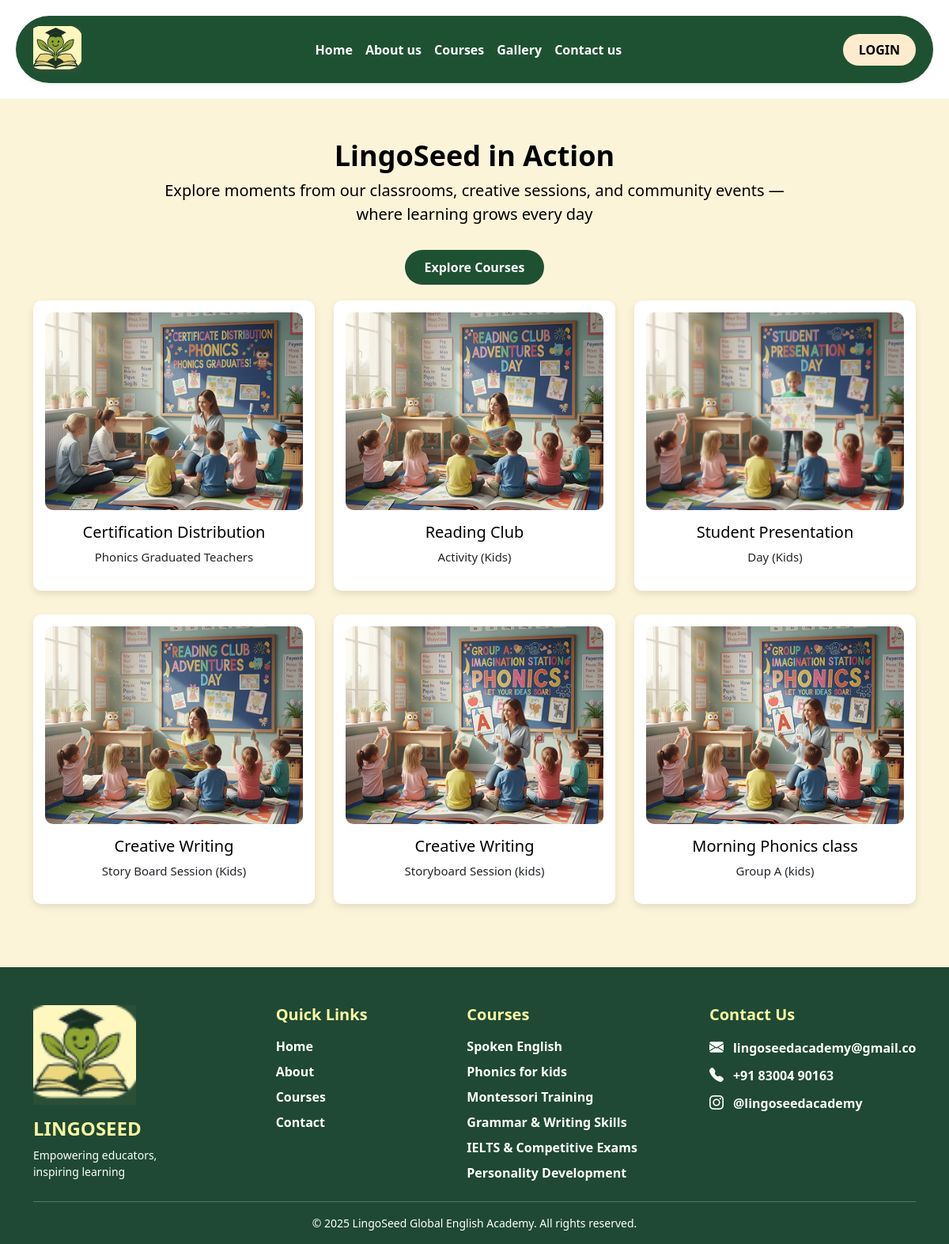
Page /gallery/ on the committed database.
### edu/models.py (models this page shows, shortened)
class Gallery(models.Model):
    title = models.CharField(max_length=200)
    image = models.ImageField(upload_to='gallery/')
    description = models.TextField(blank=True)

class ContactDetail(models.Model):
    email = models.CharField(max_length=200)
    phone = models.CharField(max_length=20)
    instagram = models.CharField(max_length=200)

### edu/views.py (the view)
# urls.py: path("gallery/", views.gallery, name="gallery"),
def gallery(request):
    return render(request, "edu/gallery.html", {
        "items": Gallery.objects.all().order_by('-id')
    })

### edu/context_processors.py (called while the page is built)
def global_footer(request):
    footer = Footer.objects.first()
    quick_links = QuickLink.objects.all()
    footer_courses = FooterCourse.objects.first()
    course_list = []
    if footer_courses and footer_courses.course_list:
        course_list = [c.strip() for c in footer_courses.course_list.split(",")]
    contact = ContactDetail.objects.first()
    return {
        "footer": footer,
        "quick_links": quick_links,
        "courses_list": course_list,
        "contact": contact,
    }

### edu/templates/edu/gallery.html (shortened to what this page needs)
{% extends "edu/base.html" %}
{% load static %}
{% block content %}
<section class="section-bg">
    <h2 class="gallery-title">LingoSeed in Action</h2>
    <p class="gallery-subtext">
        Explore moments from our classrooms, creative sessions, and community events — where learning grows every day
    </p>
    <a href="{% url 'courses' %}" class="btn-back">Explore Courses</a>
    <div class="container">
        <div class="row">
            {% for item in items %}
            <div class="col-lg-4 col-md-6">
                <div class="gallery-card">
                    <img src="{{ item.image.url }}" class="gallery-img" alt="{{ item.title }}">
                    <h5 class="mt-3" style="color: #000;">{{ item.title }}</h5>
                    <p style="font-size: 15px;">{{ item.description }}</p>
                </div>
            </div>
            {% empty %}
            <p>No gallery items yet.</p>
            {% endfor %}
        </div>
    </div>
</section>
{% endblock %}

### edu/templates/edu/footer.html (shortened to what this page needs)
{% load static %}
<footer class="footer bg-dark-green text-white pt-5 pb-3">
<div class="container">
    <div class="row gy-4 justify-content-between">
        <div class="col-md-3 text-center text-md-start">
            <img src="{% static 'images/logo.png' %}" width="130" alt="logo" class="mb-2">
            <h4 class="fw-bold mt-2">LINGOSEED</h4>
            <p class="small mb-0">Empowering educators,<br> inspiring learning</p>
        </div>
        <div class="col-md-2 col-6">
            <h5 class="fw-bold mb-3">Quick Links</h5>
            <p><a href="{% url 'home' %}" class="footer-link">Home</a></p>
            <p><a href="{% url 'about' %}" class="footer-link">About</a></p>
            <p><a href="{% url 'courses' %}" class="footer-link">Courses</a></p>
            <p><a href="{% url 'contact' %}" class="footer-link">Contact</a></p>
        </div>
<div class="col-md-3 col-6">
    <h5 class="fw-bold mb-3">Courses</h5>
    <p><a href="{% url 'courses' %}" class="footer-link">Spoken English</a></p>
    <p><a href="{% url 'courses' %}" class="footer-link">Phonics for kids</a></p>
    <p><a href="{% url 'courses' %}" class="footer-link">Montessori Training</a></p>
    <p><a href="{% url 'courses' %}" class="footer-link">Grammar & Writing Skills</a></p>
    <p><a href="{% url 'courses' %}" class="footer-link">IELTS & Competitive Exams</a></p>
    <p><a href="{% url 'courses' %}" class="footer-link">Personality Development</a></p>
</div>
        <div class="col-md-3">
            <h5 class="fw-bold mb-3">Contact Us</h5>
            {% if contact.email %}
            <p>
                <i class="bi bi-envelope-fill"></i>
                <a href="mailto:{{ contact.email }}" class="footer-link">{{ contact.email }}</a>
            </p>
            {% endif %}
            {% if contact.phone %}
            <p>
                <i class="bi bi-telephone-fill"></i>
                <a href="tel:{{ contact.phone }}" class="footer-link">{{ contact.phone }}</a>
            </p>
            {% endif %}
            {% if contact.instagram %}
            <p>
                <i class="bi bi-instagram"></i>
                <a href="https://www.instagram.com/{{ contact.instagram }}" target="_blank" class="footer-link">{{ contact.instagram }}</a>
            </p>
            {% endif %}
        </div>
    </div>
    <hr class="border-light">
    <div class="text-center small">
        © 2025 LingoSeed Global English Academy. All rights reserved.
    </div>
</div>
</footer>

### edu/static/css/style.css (style rules this page uses)
body { margin: 0; font-family: "Open Sans", sans-serif; background-color: #f5efdc; }
body { background: #fbf1d4; }

### edu/templates/edu/gallery.html (style rules this page uses)
.section-bg { background-color: #FCF4D9; padding: 50px 0; text-align: center; }
.gallery-title { color: black; font-size: 36px; font-weight: 700; }
.gallery-subtext { color: #000; font-size: 20px; max-width: 800px; margin: 0 auto ; }
.gallery-card { background: #fff; border-radius: 10px; padding: 15px; box-shadow: 0 4px 10px rgba(0,0,0,0.1); margin-bottom: 30px; transition: .3s; }
.gallery-img { width: 100%; height: 250px; object-fit: cover; border-radius: 10px; }
.btn-back { background: #1E5132; color: #fff; padding: 10px 25px; border-radius: 25px; text-decoration: none; font-weight: 600; margin-bottom: 20px; display: inline-block; }
.btn-back { background: #1E5132; color: #fff; padding: 10px 25px; border-radius: 25px; text-decoration: none; font-weight: 600; display: inline-block; margin-top: 30px; margin-bottom: 20px; }

### edu/templates/edu/footer.html (style rules this page uses)
.bg-dark-green { background-color: #1f4934; }
h4, h5 { color: #f7f8a2; }
.footer-link { text-decoration: none; color: #fff; font-weight: 600; }
.footer i { margin-right: 6px; font-size: 18px; }
.footer p { display: flex; align-items: center; gap: 6px; margin-bottom: 8px; flex-wrap: nowrap; white-space: nowrap; overflow: hidden; text-overflow: ellipsis; }
.footer .row > div { min-width: 220px; }

### rows in the picture
Gallery: image (picture), title "Certification Distribution", description "Phonics Graduated Teachers"
Gallery: image (picture), title "Reading Club", description "Activity (Kids)"
Gallery: image (picture), title "Student Presentation", description "Day (Kids)"
Gallery: image (picture), title "Creative Writing", description "Story Board Session (Kids)"
Gallery: image (picture), title "Creative Writing", description "Storyboard Session (kids)"
Gallery: image (picture), title "Morning Phonics class", description "Group A (kids)"
ContactDetail: email "lingoseedacademy@gmail.…", phone "+91 83004 90163", instagram "@lingoseedacademy"
